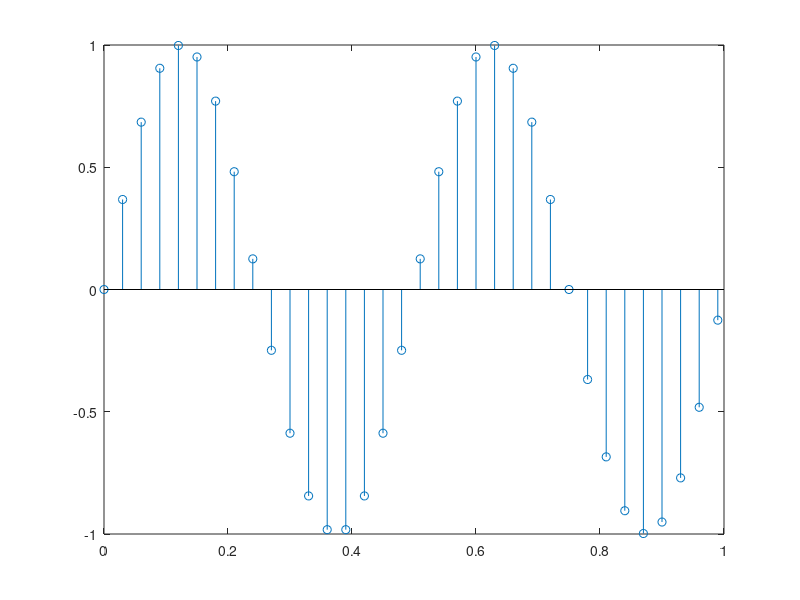

Write the MATLAB code that produced this figure.
a=1;%amplitude of sine wave
f=2;%run time input
t=0:0.03:1;%time starting from 0 with diff of .1s till 2s
x=a*sin(2*pi*f*t);%sine wave formula with variable x
stem(t,x)%plotting of sinewave in graph
